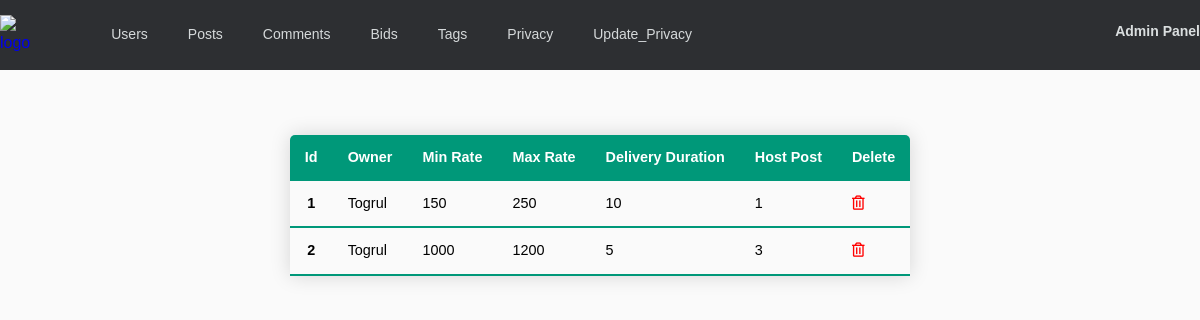
Before: /admin/bids (signed in) with the older database file.
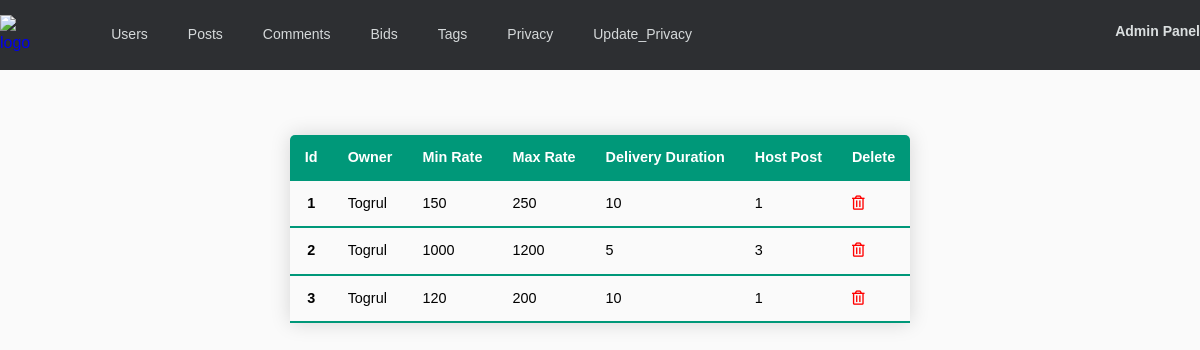
After: the same page with the newer database file.
### app/models.py (models this page shows, shortened)
class Bid(db.Model):
    id = db.Column(db.Integer, primary_key=True)
    min_rate = db.Column(db.Integer, nullable=False)
    max_rate = db.Column(db.Integer, nullable=False)
    delivery_duration = db.Column(db.Integer, nullable=False)
    user_id = db.Column(db.Integer, db.ForeignKey('user.id'), nullable=False)
    post_id = db.Column(db.Integer, db.ForeignKey('post.id'), nullable=False)

class User(db.Model, UserMixin):
    id = db.Column(db.Integer, primary_key=True)
    username = db.Column(db.String(20), unique=True, nullable=False)
    email = db.Column(db.String(120), unique=True, nullable=False)
    image_file = db.Column(db.String(20), nullable=False, default='default.jpg')
    password = db.Column(db.String(60), nullable=False)
    about_user = db.Column(db.Text)
    education = db.Column(db.Text)
    speciality = db.Column(db.String(20))
    location = db.Column(db.String(20))
    age = db.Column(db.Integer)
    experience = db.Column(db.Integer)
    hourly_rate = db.Column(db.Integer)
    job_done = db.Column(db.Integer)
    posts = db.relationship('Post', backref='author', lazy=True, cascade='all,delete')
    comments = db.relationship('Comment', backref='comment_author', lazy=True, cascade='all,delete')
    bids = db.relationship('Bid', backref='bid_owner', lazy=True, cascade='all,delete')

class Post(db.Model):
    id = db.Column(db.Integer, primary_key=True)
    title = db.Column(db.String(20), nullable=False)
    date_posted = db.Column(db.DateTime, nullable=False, default=datetime.utcnow)
    min_pay = db.Column(db.Integer, nullable=False)
    max_pay = db.Column(db.Integer)
    content = db.Column(db.Text, nullable=False)
    user_id = db.Column(db.Integer, db.ForeignKey('user.id'), nullable=False)
    tag = db.relationship('Tag', secondary='posts_tags', backref=db.backref('posts', lazy='dynamic'))
    comments = db.relationship('Comment', backref='host', lazy=True)
    bids = db.relationship('Bid', backref='bid_host', lazy=True)

### app/routes.py (the view)
@app.route('/admin/bids', methods=['GET','POST'])
@login_required
def admin_bids():
    if current_user.username == 'Togrul':
        bids = Bid.query.all()
        return render_template('admin/bids.html', bids=bids)
    else:
        abort(403)

### app/models.py (called while the page is built)
@login_manager.user_loader
def load_user(user_id):
    return User.query.get(int(user_id))

### app/templates/admin/bids.html
{% extends "admin/base.html" %}
{% block css %}
<link rel="stylesheet" href="{{ url_for('static', filename='css/base.css') }}">
{% endblock %}
{% block content %}
    <table class="content-table">
        <thead>
            <tr>
                <th scope="col">Id</th>
                <th scope="col">Owner</th>
                <th scope="col">Min Rate</th>
                <th scope="col">Max Rate</th>
                <th scope="col">Delivery Duration</th>
                <th scope="col">Host Post</th>
                <th scope="col">Delete</th>
            </tr>
        </thead>
        {% for bid in bids %}
        <tbody>
            <tr>
                <th scope="row">{{ bid.id }}</th>
                <td>{{ bid.bid_owner.username }}</td>
                <td>{{bid.min_rate }}</td>
                <td>{{bid.max_rate }}</td>
                <td>{{bid.delivery_duration }}</td>
                <td>{{bid.bid_host.id }}</td>
                <td><a href="{{url_for('admin_delete_bid', bid_id=bid.id)}}"><i class="far fa-trash-alt" style="color: red;"></i></a></td>
            </tr>
        </tbody>
        {% endfor %}
    </table>
{% endblock %}

Changed rows visible on the page:
added Bid: id "3", bid_owner.username "Togrul", min_rate "120", max_rate "200", delivery_duration "10", bid_host.id "1"
